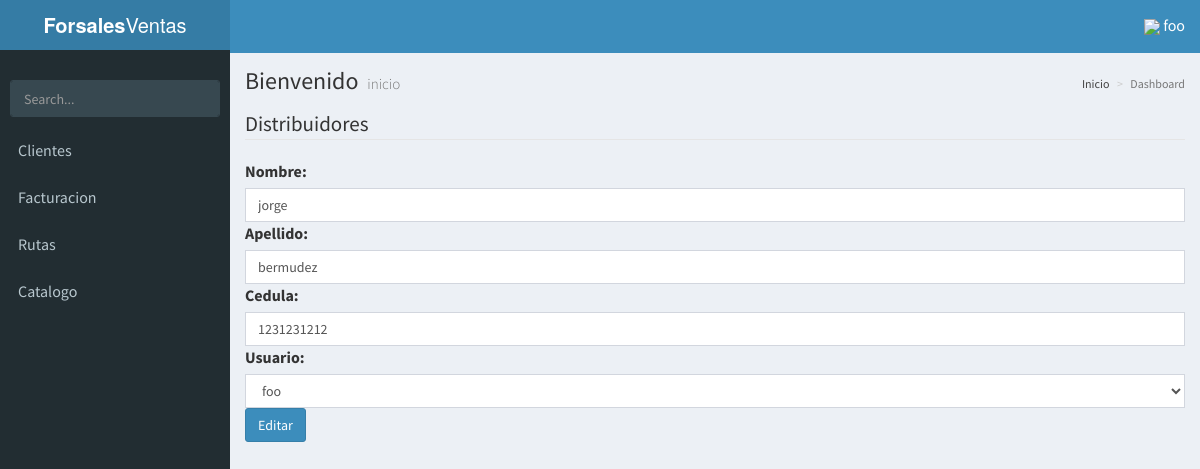
The page /distribuidores/actualizar/5 (signed in) on the database its author committed.
### base/models.py (models this page shows, shortened)
class distribuidor(models.Model):
	nombre = models.CharField(max_length=20)
	apellido = models.CharField(max_length=20)
	cedula = models.IntegerField()
	usuario = models.ForeignKey(User,blank=True,null=True,default=None)

### base/views.py (the view)
# urls.py: url(r'^distribuidores/actualizar/(?P<pk>\d+)$', ActualizarDistribuidor.as_view(), name="actualizar_distribuidor"),
class ActualizarDistribuidor(LoginRequiredMixin,UpdateView):
	model = distribuidor
	fields = '__all__'
	template_name = 'distribuidores/actualizar.html'
	success_url = reverse_lazy('listar_distribuidores')

### base/templates/distribuidores/actualizar.html (shortened to what this page needs)
{% extends 'AdminLTE/index.html' %}
{% load bootstrap %}
{% block content %}
<form method="post" role="form">
    <legend>Distribuidores</legend>
    {{ form|bootstrap }}
    <div class="form-group">
      <button type="submit" class="btn btn-primary">Editar</button>
    </div>
</form>
{% endblock content %}

### base/templates/AdminLTE/index.html (shortened to what this page needs)
{% load static %}
<!DOCTYPE html>
<html>
<head>
<link rel="stylesheet" href="https://unpkg.com/bootstrap-material-design@4.0.0-beta.3/dist/css/bootstrap-material-design.min.css"
>
  <link rel="stylesheet" href="{% static 'css/AdminLTE/bootstrap/css/bootstrap.min.css' %}">
  <link rel="stylesheet" href="{% static 'css/AdminLTE/AdminLTE.min.css' %}">
  <link rel="stylesheet" href="{% static 'css/AdminLTE/skins/_all-skins.min.css' %}">
  <link rel="stylesheet" href="{% static 'css/AdminLTE/plugins/iCheck/flat/blue.css' %}">
  <link rel="stylesheet" href="{% static 'css/AdminLTE/plugins/morris/morris.css' %}">
  <link rel="stylesheet" href="{% static 'css/AdminLTE/plugins/jvectormap/jquery-jvectormap-1.2.2.css' %}">
  <link rel="stylesheet" href="{% static 'css/AdminLTE/plugins/datepicker/datepicker3.css' %}">
  <link rel="stylesheet" href="{% static 'css/AdminLTE/plugins/daterangepicker/daterangepicker.css' %}">
  <link rel="stylesheet" href="{% static 'css/AdminLTE/plugins/bootstrap-wysihtml5/bootstrap3-wysihtml5.min.css' %}">
</head>
<body class="hold-transition skin-blue sidebar-mini">
<div class="wrapper" id="vue-root">
  <header class="main-header">
    <a href="/" class="logo">
      <span class="logo-lg"><b>Forsales</b>Ventas</span>
    </a>
    <nav class="navbar navbar-static-top">
      <a href="#" class="sidebar-toggle" data-toggle="offcanvas" role="button">
      </a>
      <div class="navbar-custom-menu">
        <ul class="nav navbar-nav">
          <li class="dropdown user user-menu">
            <a href="#" class="dropdown-toggle" data-toggle="dropdown">
             <img style="width: 10%; " src="http://taxipy.com/files/caradibujo.png">
              <span class="hidden-xs">{{ request.user.username }}</span>
            </a>
          </li>
        </ul>
      </div>
    </nav>
  </header>
  <aside class="main-sidebar">
    <section class="sidebar">
      <div class="user-panel">
      </div>
      <form action="#" method="get" class="sidebar-form">
        <div class="input-group">
          <input type="text" name="q" class="form-control" placeholder="Search...">
              <span class="input-group-btn">
                <button type="submit" name="search" id="search-btn" class="btn btn-flat">
                </button>
              </span>
        </div>
      </form>
      <ul class="sidebar-menu">
      {% if request.user.is_superuser %}
        <li class="header">PANEL DE CONTROL</li>
        <li>
          <a href="{% url 'listar_productos' %}">
            <i class="fa fa-shopping-basket" aria-hidden="true"><span>Productos</span></i>
          </a>
        </li>
        <li>
          <a href="{% url 'listar_clientes' %}">
            <i class="fa fa-th"></i> <span>Clientes</span>
          </a>
        </li>
        <li>
          <a href="{% url 'listar_distribuidores' %}">
            <i class="fa fa-th"></i> <span>Distribuidores</span>
          </a>
        </li>
        <li>
          <a href="{% url 'listar_proveedores' %}">
            <i class="fa fa-th"></i> <span>Proveedores</span>
          </a>
        </li>
        <li class="treeview">
          <a href="#">
            <i class="fa fa-dashboard"></i> <span>Facturacion</span>
            <span class="pull-right-container">
              <i class="fa fa-angle-left pull-right"></i>
            </span>
          </a>
          <ul class="treeview-menu">
            <li class=""><a href="{% url 'factura' %}"><i class="fa fa-circle-o"></i> Listar</a></li>
          </ul>
           <ul class="treeview-menu">
            <li class=""><a href="{% url 'reportes' %}"><i class="fa fa-circle-o"></i> reportes</a></li>
          </ul>
        </li>
        <li class="treeview">
          <a href="#">
            <i class="fa fa-dashboard"></i> <span>Inventario</span>
            <span class="pull-right-container">
              <i class="fa fa-angle-left pull-right"></i>
            </span>
          </a>
          <ul class="treeview-menu">
            <li class=""><a href="{% url 'movimiento' %}"><i class="fa fa-circle-o"></i> Movimientos</a></li>
          </ul>
        </li>
        <li class="treeview">
          <a href="#">
            <i class="fa fa-dashboard"></i> <span>Catalogo</span>
            <span class="pull-right-container">
              <i class="fa fa-angle-left pull-right"></i>
            </span>
          </a>
          <ul class="treeview-menu">
            <li class=""><a href="{% url 'catalogos' %}"><i class="fa fa-circle-o"></i> Lista</a></li>
          </ul>
        </li>
        <li class="treeview">
          <a href="#">
            <i class="fa fa-dashboard"></i> <span>Rutas</span>
            <span class="pull-right-container">
              <i class="fa fa-angle-left pull-right"></i>
            </span>
          </a>
          <ul class="treeview-menu">
            <li class=""><a href="{% url 'rutas-mapa' %}"><i class="fa fa-circle-o"></i> Rutas</a></li>
          </ul>
        </li>
      {% else %}
        {% if request.user %}
<li>
          <a href="{% url 'listar_clientes' %}">
             <span>Clientes</span>
          </a>
        </li>
          <li class="treeview">
            <a href="#">
               <span>Facturacion</span>
            </a>
          </li>
          <li class="treeview">
            <a href="#">
               <span>Rutas</span>
            </a>
          </li>
        <li class="treeview">
          <a href="#">
             <span>Catalogo</span>
          </a>
        </li>
        {% endif %}
      {% endif %}
      </ul>
    </section>
  </aside>
  <div class="content-wrapper">
    <section class="content-header">
      <h1>
        Bienvenido
        <small>inicio</small>
      </h1>
      <ol class="breadcrumb">
        <li><a href="#"> Inicio</a></li>
        <li class="active">Dashboard</li>
      </ol>
    </section>
    <section class="content">
      {% block content %}
      {% endblock content %}
    </section>
  </div>
</div>
</body>
</html>

### base/templates/AdminLTE/index.html (style rules this page uses)
html, body { font-size: 16px !important; }
.navbar { display: inherit !important; }

### rows shown on the page
distribuidor: nombre "jorge", apellido "bermudez", cedula "1231231212", usuario "foo"

### other values the page prints
{{ request.user.username }} "foo"
